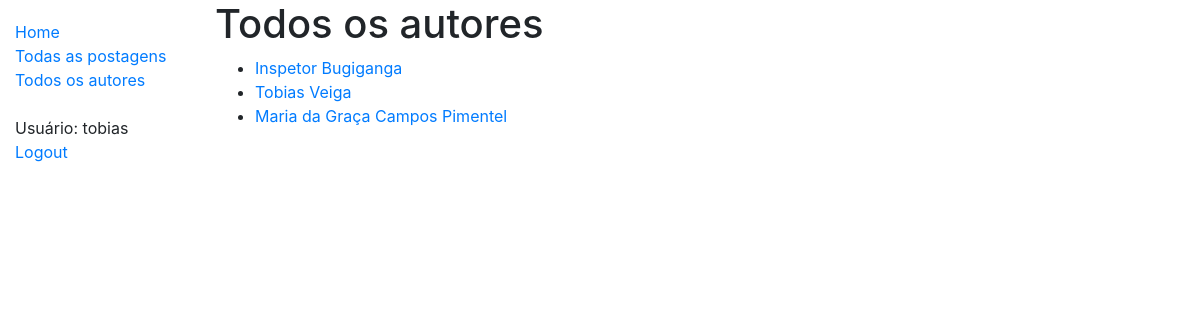
The app's page /blog/autores/ (signed in) with its own data.
### blog_app/models.py (models this page shows, shortened)
class Autor(models.Model):
    usuario = models.ForeignKey(User, on_delete=models.SET_NULL, null=True)
    bio = models.TextField(max_length=500, help_text="Insira sua biografia aqui.")
    class Meta:
        ordering = ["usuario"]
    def get_absolute_url(self):
        return reverse('autor-detail', args=[str(self.id)])

### blog_app/views.py (the view)
# urls.py: path('autores/', views.AutorListView.as_view(), name='autores'),
class AutorListView(generic.ListView):
    model = Autor

### blog_app/templates/blog_app/autor_list.html
{% extends "base_generic.html" %}
{% block content %}
  <h1>Todos os autores</h1>
  {% if autor_list %}
  <ul>
    {% for autor in autor_list %}
      <li>
        <a href="{{ autor.get_absolute_url }}">{{autor.usuario.first_name}} {{autor.usuario.last_name}}</a>
      </li>
    {% endfor %}
  </ul>
  {% else %}
    <p>Não há autores cadastrados.</p>
  {% endif %}
{% endblock %}

### blog_app/templates/base_generic.html (shortened to what this page needs)
<!DOCTYPE html>
<html lang="en">
<head>
    <link rel="stylesheet" href="https://stackpath.bootstrapcdn.com/bootstrap/4.1.3/css/bootstrap.min.css"
>
    {% load static %}
    <link rel="stylesheet" href="{% static 'css/styles.css' %}">
    <link rel="stylesheet" href="{% static 'css/minimal-table.css' %}">
</head>
<body>
    <div class="container-fluid">
        <div class="row">
            <div class="col-sm-2">
                {% block sidebar %}
                <ul class="sidebar-nav">
                    <li><a href="{% url 'index' %}">Home</a></li>
                    <li><a href="{% url 'postagens' %}">Todas as postagens</a></li>
                    <li><a href="{% url 'autores' %}">Todos os autores</a></li>
                    <br>
                    {% if user.is_authenticated %}
                        <li>Usuário: {{ user.get_username }}</li>
                        <li><a href="{% url 'logout'%}?next={{request.path}}">Logout</a></li>
                    {% else %}
                        <li><a href="{% url 'login'%}?next={{request.path}}">Login</a></li>
                    {% endif %}
                </ul>
                {% endblock %}
            </div>
            <div class="col-sm-10 ">
                {% block content %}{% endblock %}
            </div>
        </div>
    </div>
</body>
</html>

### blog_app/static/css/styles.css (style rules this page uses)
.sidebar-nav { margin-top: 20px; padding: 0; list-style: none; }

### blog_app/static/css/minimal-table.css (style rules this page uses)
html { font-family: sans-serif; }

### records on screen
Autor: usuario.first_name "Inspetor", usuario.last_name "Bugiganga"
Autor: usuario.first_name "Tobias", usuario.last_name "Veiga"
Autor: usuario.first_name "Maria", usuario.last_name "da Graça Campos Pimentel"

### other values on screen
{{ user.get_username }} "tobias"
